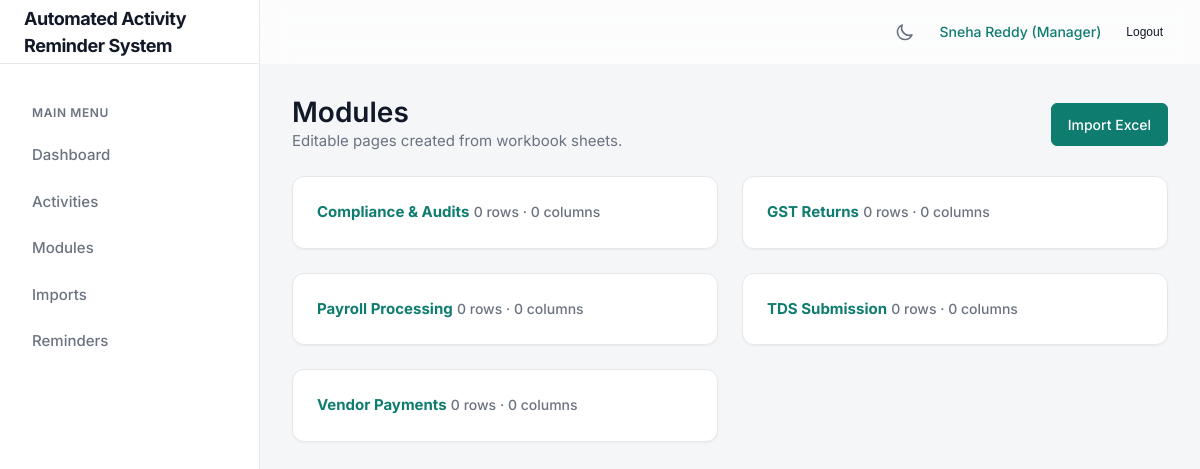
Page /modules (signed in) on the committed database.
### src/db/models.py (models this page shows)
class User(Base):
    __tablename__ = "users"
    id = Column(Integer, primary_key=True)
    username = Column(String(100), unique=True, nullable=False, index=True) # Kept for legacy compatibility if needed
    email = Column(String(255), unique=True, nullable=False, index=True)
    display_name = Column(String(150), nullable=False)
    password_hash = Column(String(255), nullable=False)
    role = Column(String(20), nullable=False, default="employee")
    is_active = Column(Boolean, nullable=False, default=True)
    email_verified = Column(Boolean, nullable=False, default=False)
    must_change_password = Column(Boolean, nullable=False, default=False)
    created_at = Column(DateTime, nullable=False, default=datetime.utcnow)
    password_reset_tokens = relationship("PasswordResetToken", back_populates="user", cascade="all, delete-orphan")
    email_verification_tokens = relationship("EmailVerificationToken", back_populates="user", cascade="all, delete-orphan")
    login_history = relationship("LoginHistory", back_populates="user", cascade="all, delete-orphan")
    activities = relationship("ActivityRecord", back_populates="assigned_user")

class Module(Base):
    __tablename__ = "modules"
    id = Column(Integer, primary_key=True)
    name = Column(String(255), nullable=False, index=True)
    source_sheet_name = Column(String(255), nullable=True)
    description = Column(Text, nullable=True)
    created_at = Column(DateTime, nullable=False, default=datetime.utcnow)
    fields = relationship("ModuleField", back_populates="module", cascade="all, delete-orphan")
    records = relationship("ModuleDataRecord", back_populates="module", cascade="all, delete-orphan")
    activities = relationship("ActivityRecord", back_populates="linked_module")

### src/web/app.py (the view)
@app.get("/modules", response_class=HTMLResponse)
def modules(request: Request) -> typing.Any:
    db = get_db()
    try:
        user = require_login(request, db)
        if isinstance(user, RedirectResponse):
            return user
        rows = db.query(Module).order_by(Module.name.asc()).all()
        return render(request, "modules.html", {"modules": rows}, user)
    finally:
        close_db(db)

### src/web/templates/modules.html (shortened to what this page needs)
{% extends "base.html" %}
{% block content %}
<section class="page-heading">
  <div>
    <h1>Modules</h1>
    <p>Editable pages created from workbook sheets.</p>
  </div>
  {% if user.can_edit %}
    <a href="/imports/new" class="button primary">Import Excel</a>
  {% endif %}
</section>
<section class="module-grid">
  {% for module in modules %}
    <article class="module-card">
      <a href="/modules/{{ module.id }}">
        <strong>{{ module.name }}</strong>
        <span>{{ module.records|length }} rows · {{ module.fields|length }} columns</span>
      </a>
    </article>
  {% else %}
    <p class="empty">No modules yet. Import an Excel workbook to begin.</p>
  {% endfor %}
</section>
{% endblock %}

### src/web/templates/base.html (shortened to what this page needs)
<!doctype html>
<html lang="en">
<head>
  <link rel="stylesheet" href="{{ request.url_for('static', path='styles.css') }}">
</head>
<body>
  <div class="app-shell">
    <aside class="app-sidebar" id="app-sidebar">
      <div class="sidebar-header">
        <a class="sidebar-brand" href="/dashboard">{{ app_name }}</a>
      </div>
      <div class="sidebar-nav">
        {% if user %}
          <div class="sidebar-nav-heading">Main Menu</div>
          <a href="/dashboard">Dashboard</a>
          <a href="/activities">Activities</a>
          <a href="/modules">Modules</a>
          <a href="/imports">Imports</a>
          <a href="/reminders/preview">Reminders</a>
        {% endif %}
      </div>
    </aside>
    <div class="app-content-wrapper">
      <header class="app-navbar">
        <div class="navbar-right">
          <button id="theme-toggle" class="theme-toggle-btn" aria-label="Toggle Theme">
            <svg width="20" height="20" fill="none" stroke="currentColor" stroke-width="2" viewBox="0 0 24 24">
              <path stroke-linecap="round" stroke-linejoin="round" d="M20.354 15.354A9 9 0 018.646 3.646 9.003 9.003 0 0012 21a9.003 9.003 0 008.354-5.646z"></path>
            </svg>
          </button>
          {% if user %}
            <div class="user-profile-menu">
              <a href="/profile" class="user-name">{{ user.display_name }} ({{ user.role|title }})</a>
              <form action="/logout" method="post" class="logout-form">
                <button type="submit" class="button small ghost">Logout</button>
              </form>
            </div>
          {% else %}
            <div class="user-profile-menu">
              <a href="/login" class="button small ghost">Login</a>
              <a href="/signup" class="button small primary">Signup</a>
            </div>
          {% endif %}
        </div>
      </header>
      <main class="page-content">
        <div class="page">
          {% block content %}{% endblock %}
        </div>
      </main>
    </div>
  </div>
</body>
</html>

### rows in the picture
User: display_name "Sneha Reddy", role "Manager"
Module: name "Compliance & Audits", records|length "0", fields|length "0"
Module: name "GST Returns", records|length "0", fields|length "0"
Module: name "Payroll Processing", records|length "0", fields|length "0"
Module: name "TDS Submission", records|length "0", fields|length "0"
Module: name "Vendor Payments", records|length "0", fields|length "0"

### other values in the picture
{{ app_name }} "Automated Activity Reminder System"
